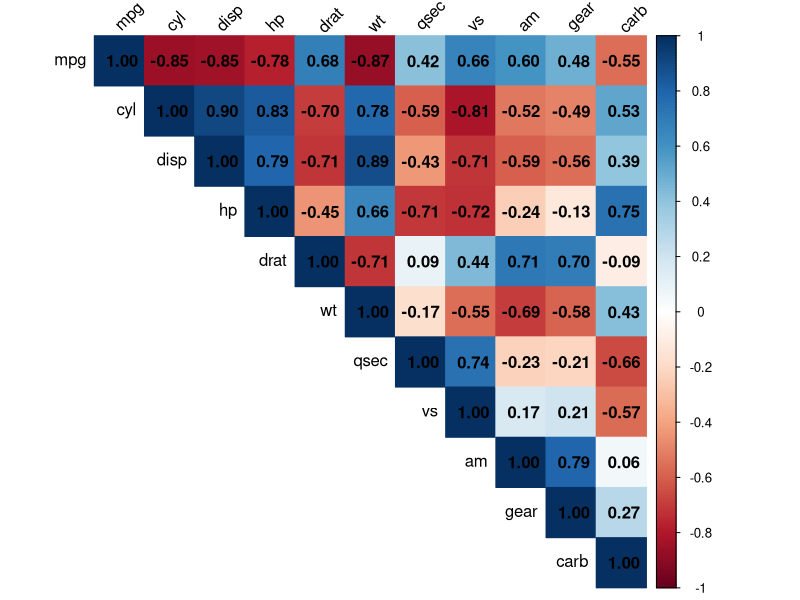
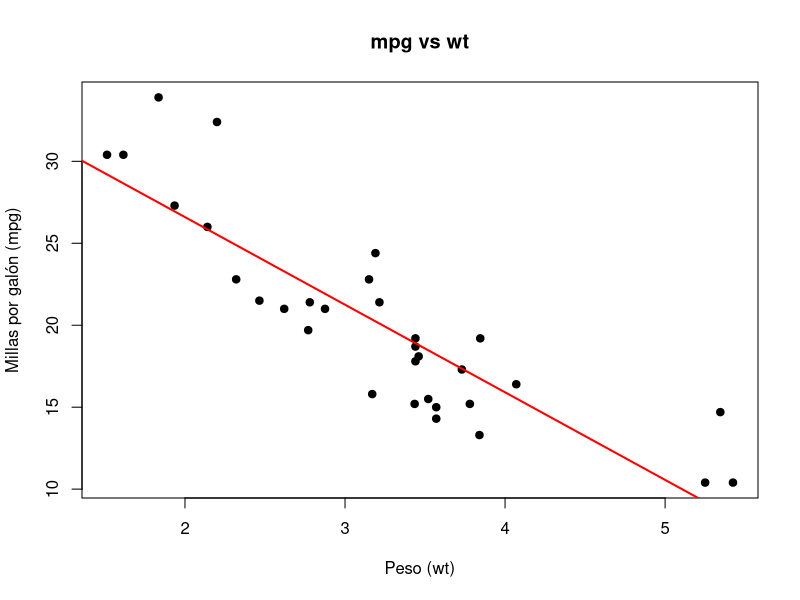
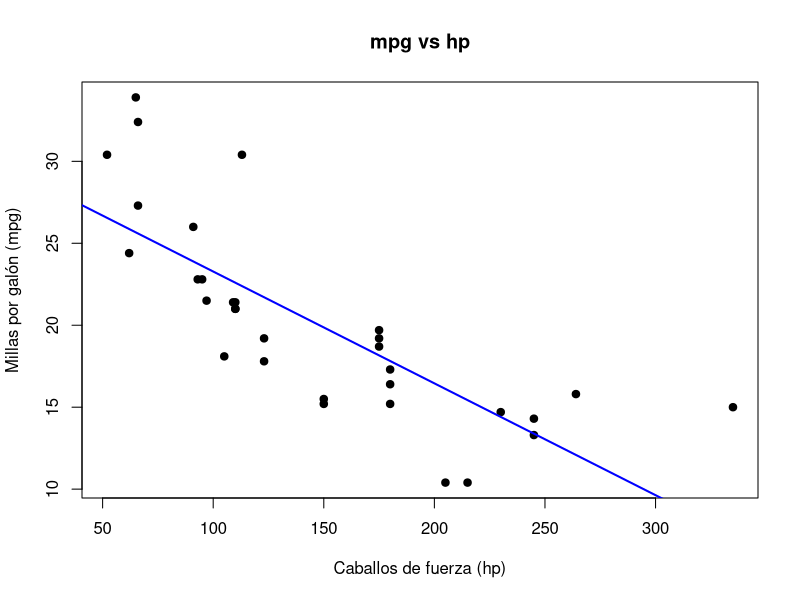
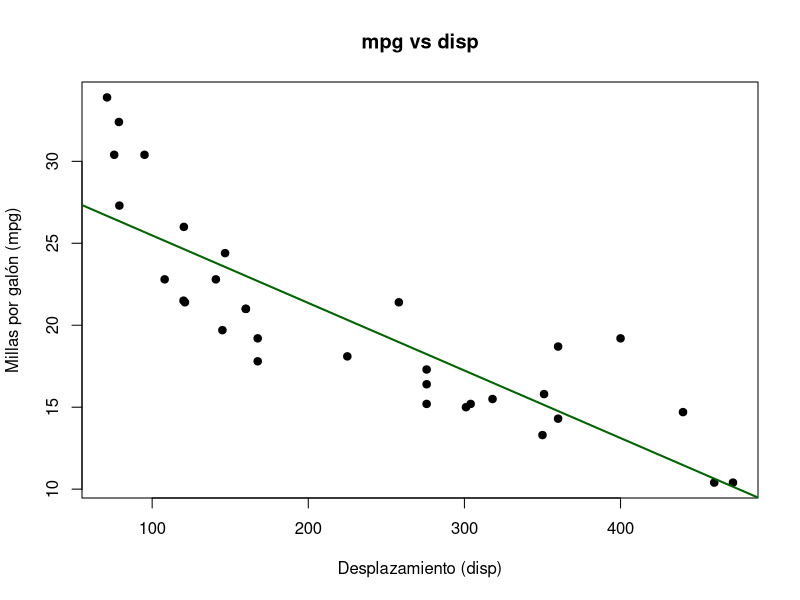
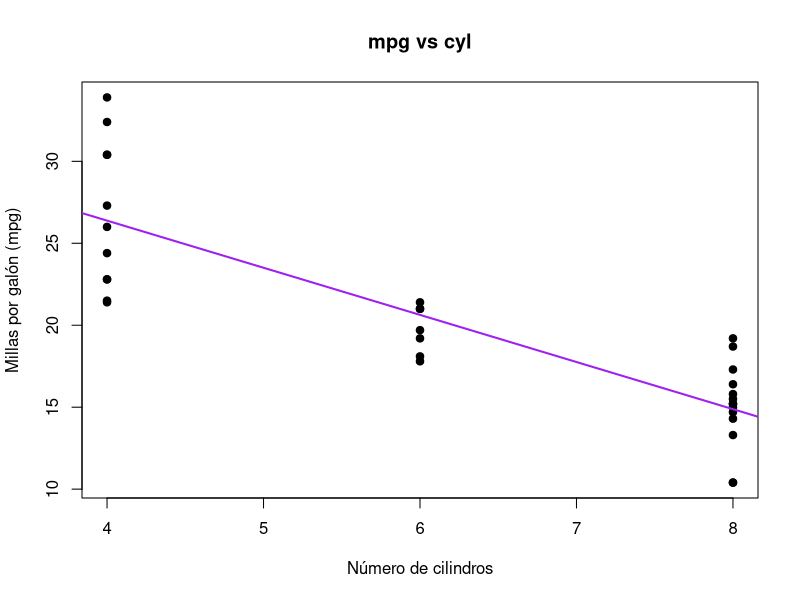
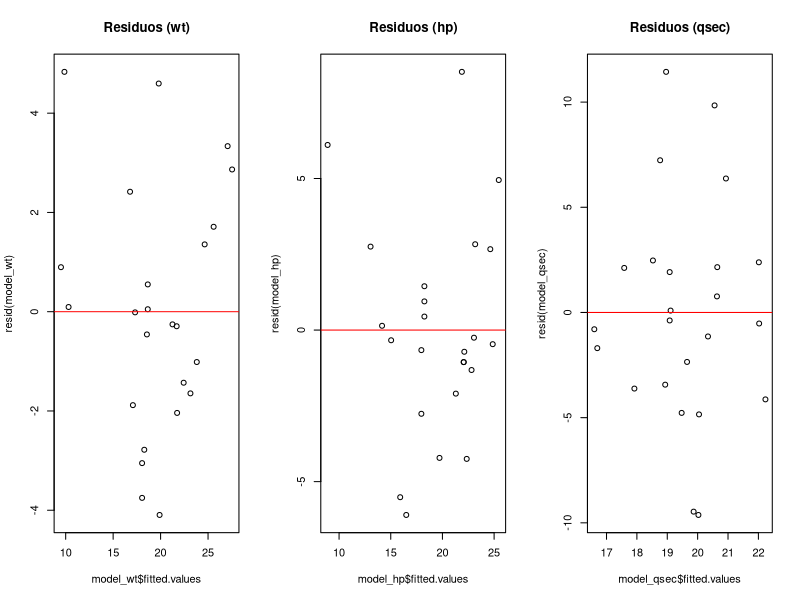
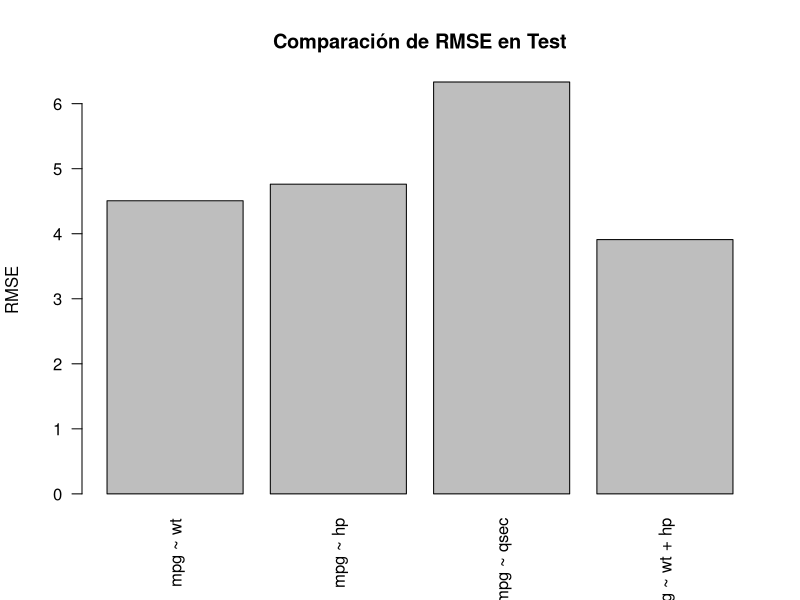
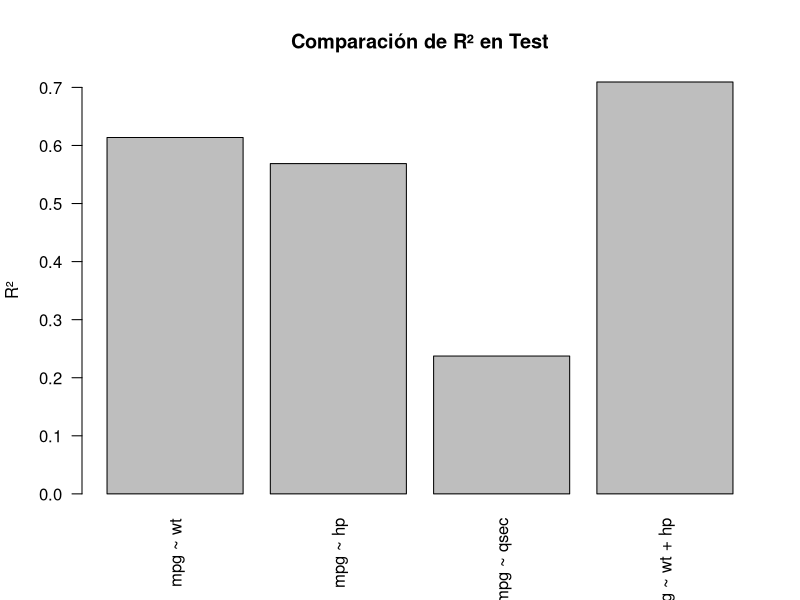

Source code (R) for these figures, in order:
## ---- chunk 1
knitr::opts_chunk$set(echo = TRUE)
## ---- chunk 2
library(corrplot)
library(caret)
library(lmtest)
## ---- chunk 3
data(mtcars)
df <- mtcars

str(df)
summary(df)
## ---- chunk 4
cor_matrix <- cor(df)
cor_matrix
## ---- chunk 5
corrplot(cor_matrix, method = "color", type = "upper",
         addCoef.col = "black", tl.col = "black", tl.srt = 45)
## ---- chunk 6
plot(df$wt, df$mpg,
     main="mpg vs wt",
     xlab="Peso (wt)",
     ylab="Millas por galón (mpg)",
     pch=19)
abline(lm(mpg ~ wt, data=df), col="red", lwd=2)
## ---- chunk 7
plot(df$hp, df$mpg,
     main="mpg vs hp",
     xlab="Caballos de fuerza (hp)",
     ylab="Millas por galón (mpg)",
     pch=19)
abline(lm(mpg ~ hp, data=df), col="blue", lwd=2)
## ---- chunk 8
plot(df$disp, df$mpg,
     main="mpg vs disp",
     xlab="Desplazamiento (disp)",
     ylab="Millas por galón (mpg)",
     pch=19)
abline(lm(mpg ~ disp, data=df), col="darkgreen", lwd=2)
## ---- chunk 9
plot(df$cyl, df$mpg,
     main="mpg vs cyl",
     xlab="Número de cilindros",
     ylab="Millas por galón (mpg)",
     pch=19)
abline(lm(mpg ~ cyl, data=df), col="purple", lwd=2)
## ---- chunk 10
set.seed(314159)

trainIndex <- createDataPartition(df$mpg, p = 0.7, list = FALSE)
train <- df[trainIndex, ]
test  <- df[-trainIndex, ]
## ---- chunk 11
model_wt   <- lm(mpg ~ wt, data=train)
model_hp   <- lm(mpg ~ hp, data=train)
model_qsec <- lm(mpg ~ qsec, data=train)
## ---- chunk 12
par(mfrow=c(1,3))
plot(model_wt$fitted.values, resid(model_wt), main="Residuos (wt)")
abline(h=0,col="red")

plot(model_hp$fitted.values, resid(model_hp), main="Residuos (hp)")
abline(h=0,col="red")

plot(model_qsec$fitted.values, resid(model_qsec), main="Residuos (qsec)")
abline(h=0,col="red")
par(mfrow=c(1,1))
## ---- chunk 13
shapiro.test(resid(model_wt))
shapiro.test(resid(model_hp))
shapiro.test(resid(model_qsec))
## ---- chunk 14
bptest(model_wt)
bptest(model_hp)
bptest(model_qsec)
## ---- chunk 15
dwtest(model_wt)
dwtest(model_hp)
dwtest(model_qsec)
## ---- chunk 16
summary(model_wt)
summary(model_hp)
summary(model_qsec)
## ---- chunk 17
model_multiple <- lm(mpg ~ wt + hp, data=train)
summary(model_multiple)
## ---- chunk 18
pred_wt   <- predict(model_wt, test)
pred_hp   <- predict(model_hp, test)
pred_qsec <- predict(model_qsec, test)
pred_mult <- predict(model_multiple, test)
## ---- chunk 19
R2_test <- function(actual, predicted) {
  1 - sum((actual - predicted)^2) / sum((actual - mean(actual))^2)
}

results <- data.frame(
  Modelo = c("mpg ~ wt", "mpg ~ hp", "mpg ~ qsec", "mpg ~ wt + hp"),
  RMSE = c(
    RMSE(pred_wt, test$mpg),
    RMSE(pred_hp, test$mpg),
    RMSE(pred_qsec, test$mpg),
    RMSE(pred_mult, test$mpg)
  ),
  R2 = c(
    R2_test(test$mpg, pred_wt),
    R2_test(test$mpg, pred_hp),
    R2_test(test$mpg, pred_qsec),
    R2_test(test$mpg, pred_mult)
  )
)

results
## ---- chunk 20
barplot(results$RMSE,
        names.arg = results$Modelo,
        main = "Comparación de RMSE en Test",
        ylab = "RMSE",
        las = 2)
## ---- chunk 21
barplot(results$R2,
        names.arg = results$Modelo,
        main = "Comparación de R² en Test",
        ylab = "R²",
        las = 2)
## ---- chunk 22
test$mpg_predicho <- pred_mult
head(test[, c("mpg", "mpg_predicho")])
